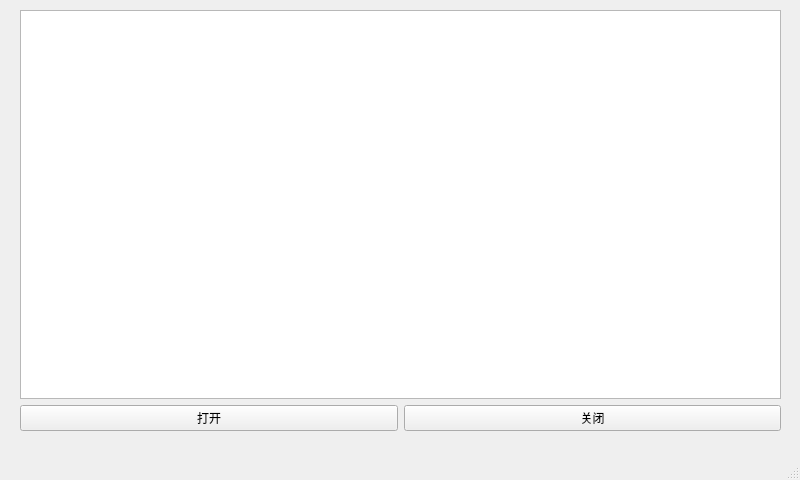
<?xml version="1.0" encoding="UTF-8"?>
<ui version="4.0">
 <class>MainWindow</class>
 <widget class="QMainWindow" name="MainWindow">
  <property name="geometry">
   <rect>
    <x>0</x>
    <y>0</y>
    <width>800</width>
    <height>480</height>
   </rect>
  </property>
  <property name="windowTitle">
   <string>MainWindow</string>
  </property>
  <widget class="QWidget" name="centralwidget">
   <widget class="QWidget" name="">
    <property name="geometry">
     <rect>
      <x>20</x>
      <y>10</y>
      <width>761</width>
      <height>421</height>
     </rect>
    </property>
    <layout class="QVBoxLayout" name="verticalLayout">
     <item>
      <widget class="QTextEdit" name="textEdit"/>
     </item>
     <item>
      <layout class="QHBoxLayout" name="horizontalLayout">
       <item>
        <widget class="QPushButton" name="pushButton">
         <property name="text">
          <string>打开</string>
         </property>
        </widget>
       </item>
       <item>
        <widget class="QPushButton" name="pushButton_2">
         <property name="text">
          <string>关闭</string>
         </property>
        </widget>
       </item>
      </layout>
     </item>
    </layout>
   </widget>
  </widget>
  <widget class="QMenuBar" name="menubar">
   <property name="geometry">
    <rect>
     <x>0</x>
     <y>0</y>
     <width>800</width>
     <height>21</height>
    </rect>
   </property>
  </widget>
  <widget class="QStatusBar" name="statusbar"/>
 </widget>
 <resources/>
 <connections/>
</ui>
